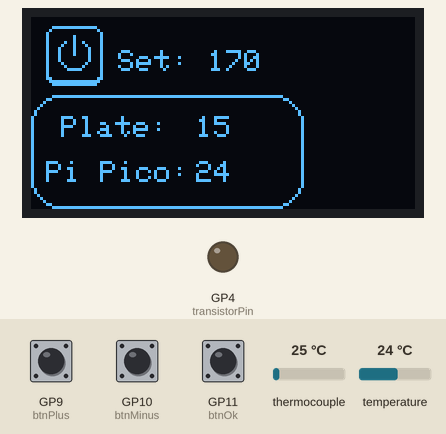
Recording of a sketch running on a simulated Raspberry Pi Pico. On the bench: 128×64 one-colour display, output pins drawn as LEDs (lit = HIGH). The inputs (shaded band) are chosen by the test bench; at power-on: GP11 (btnOk) LOW, thermocouple 25 °C, temperature 24 °C, GP9 (btnPlus) LOW, GP10 (btnMinus) LOW. What the sketch prints to the serial monitor is not drawn.

Above: at 2.7 s.
2.8 s: GP11 (btnOk) pulled HIGH for 1 s
At 4.9 s:
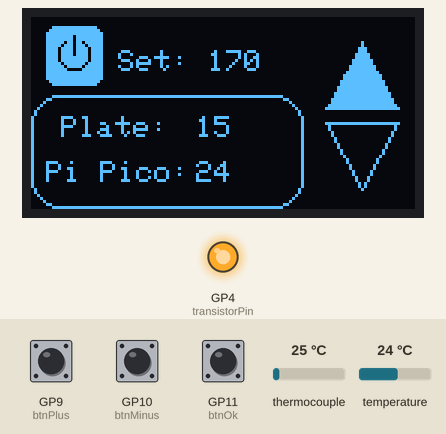
5.3 s: thermocouple set to 150 °C
At 7.2 s:
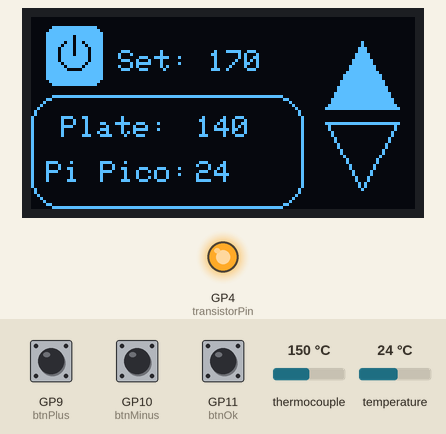
8.4 s: temperature set to 12 °C
At 9.9 s:
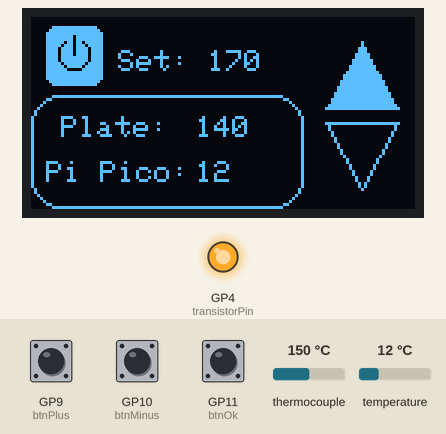
11.5 s: GP11 (btnOk) pulled HIGH for 0.15 s
At 12.7 s:
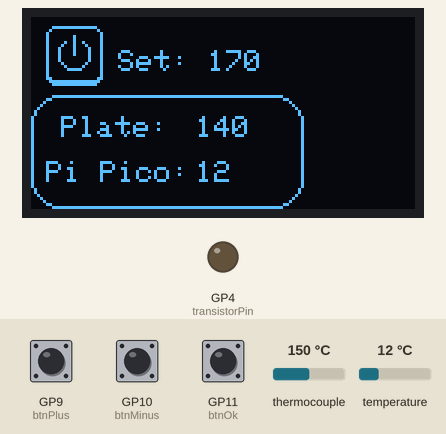
13.1 s: GP9 (btnPlus) pulled HIGH for 3.2 s
At 16.4 s:
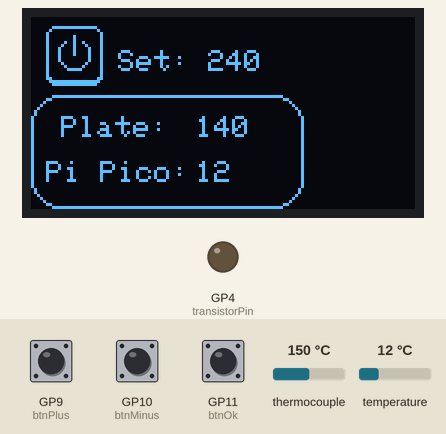
17.8 s: GP9 (btnPlus) pulled HIGH for 0.15 s
Timing chart, 0 to 20.4 s (numbered marks = the images above; inputs shaded):
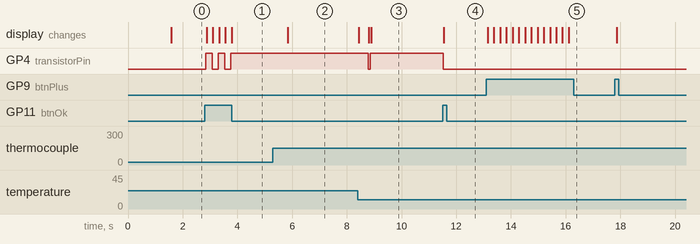

The sketch:

hotplate.ino
```cpp
#include "max6675.h"
#include <Adafruit_GFX.h>
#include <Adafruit_SSD1306.h>
#include <SPI.h>
#include <Wire.h>

// Screen configuration
#define SCREEN_WIDTH 128
#define SCREEN_HEIGHT 64
#define OLED_RESET -1
#define SCREEN_ADDRESS 0x3C

Adafruit_SSD1306 display(SCREEN_WIDTH, SCREEN_HEIGHT, &Wire1, OLED_RESET);

// MAX6675 Thermocouple Pins
const int thermoCLK = 6;
const int thermoCS = 7;
const int thermoSO = 8;
MAX6675 thermocouple(thermoCLK, thermoCS, thermoSO);

// Transistor Pin
const int transistorPin = 4;

// Button Pins
const int btnPlus = 9;
const int btnMinus = 10;
const int btnOk = 11;

// Settings
const float tempTolerance = 5; // Acceptable range of "error"
const float MaxTemp = 260; // Max tempeture the heater can reach (because of tons of real life variables (temperature of
                           // the air and etc.) it is lower than the heaters (ptc) maximum)
const float thermalLag = 10; // Because of heat transfer limitaions the sensor has around -10 degrees from the heater
const float heatingTimeOvershoot = 5000; // 5 seconds
const float heatingTempOvershoot = 40;   // 40 degrees from we stop the heater because it has worked

// Statics
static const unsigned char PROGMEM image_power_bits[] = {
    0x3f, 0xff, 0x80, 0x40, 0x00, 0x40, 0x80, 0x00, 0x20, 0x80, 0x40, 0x20, 0x80, 0x40, 0x20,
    0x82, 0x48, 0x20, 0x84, 0x44, 0x20, 0x88, 0x42, 0x20, 0x88, 0x42, 0x20, 0x88, 0x42, 0x20,
    0x88, 0x02, 0x20, 0x88, 0x02, 0x20, 0x84, 0x04, 0x20, 0x82, 0x08, 0x20, 0x81, 0xf0, 0x20,
    0x80, 0x00, 0x20, 0x80, 0x00, 0x20, 0xc0, 0x00, 0x60, 0x7f, 0xff, 0xc0, 0x3f, 0xff, 0x80};

static const unsigned char PROGMEM image_power_on_bits[] = {
    0x3f, 0xff, 0x80, 0x7f, 0xff, 0xc0, 0xff, 0xff, 0xe0, 0xff, 0xbf, 0xe0, 0xff, 0xbf, 0xe0,
    0xfd, 0xb7, 0xe0, 0xfb, 0xbb, 0xe0, 0xf7, 0xbd, 0xe0, 0xf7, 0xbd, 0xe0, 0xf7, 0xbd, 0xe0,
    0xf7, 0xfd, 0xe0, 0xf7, 0xfd, 0xe0, 0xfb, 0xfb, 0xe0, 0xfd, 0xf7, 0xe0, 0xfe, 0x0f, 0xe0,
    0xff, 0xff, 0xe0, 0xff, 0xff, 0xe0, 0xff, 0xff, 0xe0, 0x7f, 0xff, 0xc0, 0x3f, 0xff, 0x80};

void setup()
{

    Serial.begin(9600);

    Serial.println(F("Serial started..."));

    pinMode(transistorPin, OUTPUT);
    pinMode(btnPlus, INPUT_PULLDOWN);
    pinMode(btnMinus, INPUT_PULLDOWN);
    pinMode(btnOk, INPUT_PULLDOWN);

    // Turn off PTC
    digitalWrite(transistorPin, LOW);

    pinMode(2, INPUT_PULLUP);
    pinMode(3, INPUT_PULLUP);
    Serial.println(F("Pull-ups configured..."));

    Wire1.setSDA(2);
    Wire1.setSCL(3);
    Wire1.begin();
    Serial.println(F("Wire1 I2C initialized..."));

    Serial.println(F("Contacting SSD1306..."));
    display.begin(SSD1306_SWITCHCAPVCC, SCREEN_ADDRESS);

    Serial.println(F("Display boot successful!"));

    display.clearDisplay();
    display.setTextSize(1);
    display.setTextColor(SSD1306_WHITE);
    display.setCursor(0, 0);
    display.println("---- OKIII ----");
    display.println("Plotter READY!");
    display.display();

    delay(1500);
}

// State
float temp = 0;         // Current plate temperature
float internalTemp = 0; // The temperature of the PI Pico according to the internal sensor

float setTemp = 170; // The target temperature

bool active = false; // on/off

bool transistorState = LOW; // The state of the PTC heater (it is controlled using a SSR)
// Runtime vars
ulong turnedOnHeating = 0;
bool lastOvershoot = false;
bool overshootProtection = false;

void maintainTemp()
{
    // If its not "active" (or off) we just skip the logic
    if (active == false)
    {
        if (transistorState == HIGH)
        {
            digitalWrite(transistorPin, LOW);
            transistorState = LOW;
            turnedOnHeating = 0;
        }
        return;
    }
    float diff = temp - setTemp;

    bool isOvershooting = diff < 0 && abs(diff) <= heatingTempOvershoot && turnedOnHeating != 0 &&
                          millis() - turnedOnHeating >= heatingTimeOvershoot;
    // Checking if it overshoots (allegedly
    // because the heater does not magically
    // stop and continues to raise the
    // temperature until the whole plate is
    // the same temp as the heater element)

    if (abs(diff) >= tempTolerance && isOvershooting == false && overshootProtection == false)
    {
        // Check if its not in the tolerance area and if its not overshooting it
        if (diff < 0 && transistorState == LOW)
        { // if its below the temp we turn the heater on
            digitalWrite(transistorPin, HIGH);
            transistorState = HIGH;
            turnedOnHeating = millis();
        }
        else if (diff > 0 && transistorState == HIGH)
        { // the oposite
            digitalWrite(transistorPin, LOW);
            transistorState = LOW;
            turnedOnHeating = 0;
        }
    }
    else if (isOvershooting == true && lastOvershoot == false)
    { // in case it is overshooting NOW stop
      // the heater and turn on the protection
        digitalWrite(transistorPin, LOW);
        transistorState = LOW;
        turnedOnHeating = 0;
        overshootProtection = true;
    }

    if (abs(diff) >= tempTolerance && overshootProtection == true && diff < 0)
    { // turn off the overshoot protection if the tempeture is
      // higher than temp + tolerance
        overshootProtection = false;
    }
    lastOvershoot = isOvershooting;
}
//
ulong lastTempCheck = millis();
// Get the tempeture from the thermocoupler. Every 500 millis because of a limitation of read freq
float getTemp()
{
    ulong now = millis();
    if (now - lastTempCheck >= 500)
    {
        lastTempCheck = now;
        return thermocouple.readCelsius() - thermalLag;
    }
    return temp;
}
/// Display all the stuff to the ssd1306 screen
void updateScreen(void)
{
    display.clearDisplay();
    // plate_temp
    display.setTextColor(1);
    display.setTextWrap(false);
    display.setCursor(55, 33);
    display.print(String(temp, 0));
    // pi_temp
    display.setCursor(55, 48);
    display.print(String(internalTemp, 0));
    // Labels
    display.setCursor(5, 48);
    display.print("Pi Pico: ");
    display.setCursor(10, 33);
    display.print("Plate:");

    display.drawRoundRect(0, 26, 91, 38, 10, 1);

    if (active)
    {
        if (transistorState == HIGH)
        {
            // Down
            display.drawTriangle(110, 57, 122, 35, 98, 35, 1);
            // Up
            display.fillTriangle(110, 8, 122, 30, 98, 30, 1);
        }
        else
        {
            // Down
            display.fillTriangle(110, 57, 122, 35, 98, 35, 1);
            // Up
            display.drawTriangle(110, 8, 122, 30, 98, 30, 1);
        }
    }

    // Power icon
    display.drawBitmap(5, 3, active ? image_power_on_bits : image_power_bits, 19, 20, 1);

    // Set Temp display
    display.setCursor(29, 11);
    display.print("Set: " + String(setTemp, 0));
    display.display();
}
// Input vars
ulong debounceTimeLast = 0;
const ulong debounceTime = 200;
//
void handleInputs()
{
    bool btnPlusState = digitalRead(btnPlus);
    bool btnMinusState = digitalRead(btnMinus);
    bool btnOkState = digitalRead(btnOk);

    if (btnMinusState == HIGH && active == false && setTemp >= 5 && millis() - debounceTimeLast >= debounceTime)
    {
        // Click Minus
        setTemp -= 5;
        debounceTimeLast = millis();
    }

    if (btnPlusState == HIGH && active == false && setTemp <= MaxTemp - 5 &&
        millis() - debounceTimeLast >= debounceTime)
    {
        // Click Plus
        setTemp += 5;
        debounceTimeLast = millis();
    }
    if (btnOkState == HIGH && millis() - debounceTimeLast >= debounceTime)
    {
        // Click OK
        active = !active;
        overshootProtection = false; // turn it off on start/end

        debounceTimeLast = millis();
    }
}

void loop()
{
    float newTemp = getTemp();
    internalTemp = analogReadTemp();

    if (internalTemp >= 50 || newTemp >= 400)
    {
        // In the absolute worst-case scenario where the whole thing catches on fire, at least we can stop the heater
        // and inform the user (if the screen is still alive) :)
        display.clearDisplay();
        display.setCursor(0, 0);
        display.setTextSize(1);

        display.println("THERMAL RUNAWAY");
        Serial.println(F("THERMAL RUNAWAY"));
        digitalWrite(transistorPin, LOW);
        active = false;
        transistorState = LOW;

        delay(1000);
        return;
    }

    handleInputs();
    temp = newTemp;

    // Print to serial
    Serial.print("Temp: ");
    Serial.print(temp);
    Serial.print(" | Hotplate: ");
    Serial.println(transistorState ? "HIGH" : "LOW");
    //

    maintainTemp();
    updateScreen();

    delay(50);
}
```

Measured:
- after the input at 2.8 s, GP4 (transistorPin): alternates HIGH for 0.23 s and LOW for 0.23 s, 5 changes in all, then stays HIGH, starting after 0.05 s; the display: changes after 0.08 s (image 1)
- after the input at 5.3 s, the display: changes after 0.54 s (image 2)
- after the input at 8.4 s, the display: changes at once (image 3)
- after the input at 11.5 s, GP4 (transistorPin): HIGH → LOW at once; the display: changes after 0.05 s (image 4)
- after the input at 13.1 s, the display: first changes after 0.05 s (image 5 shows a later state)
